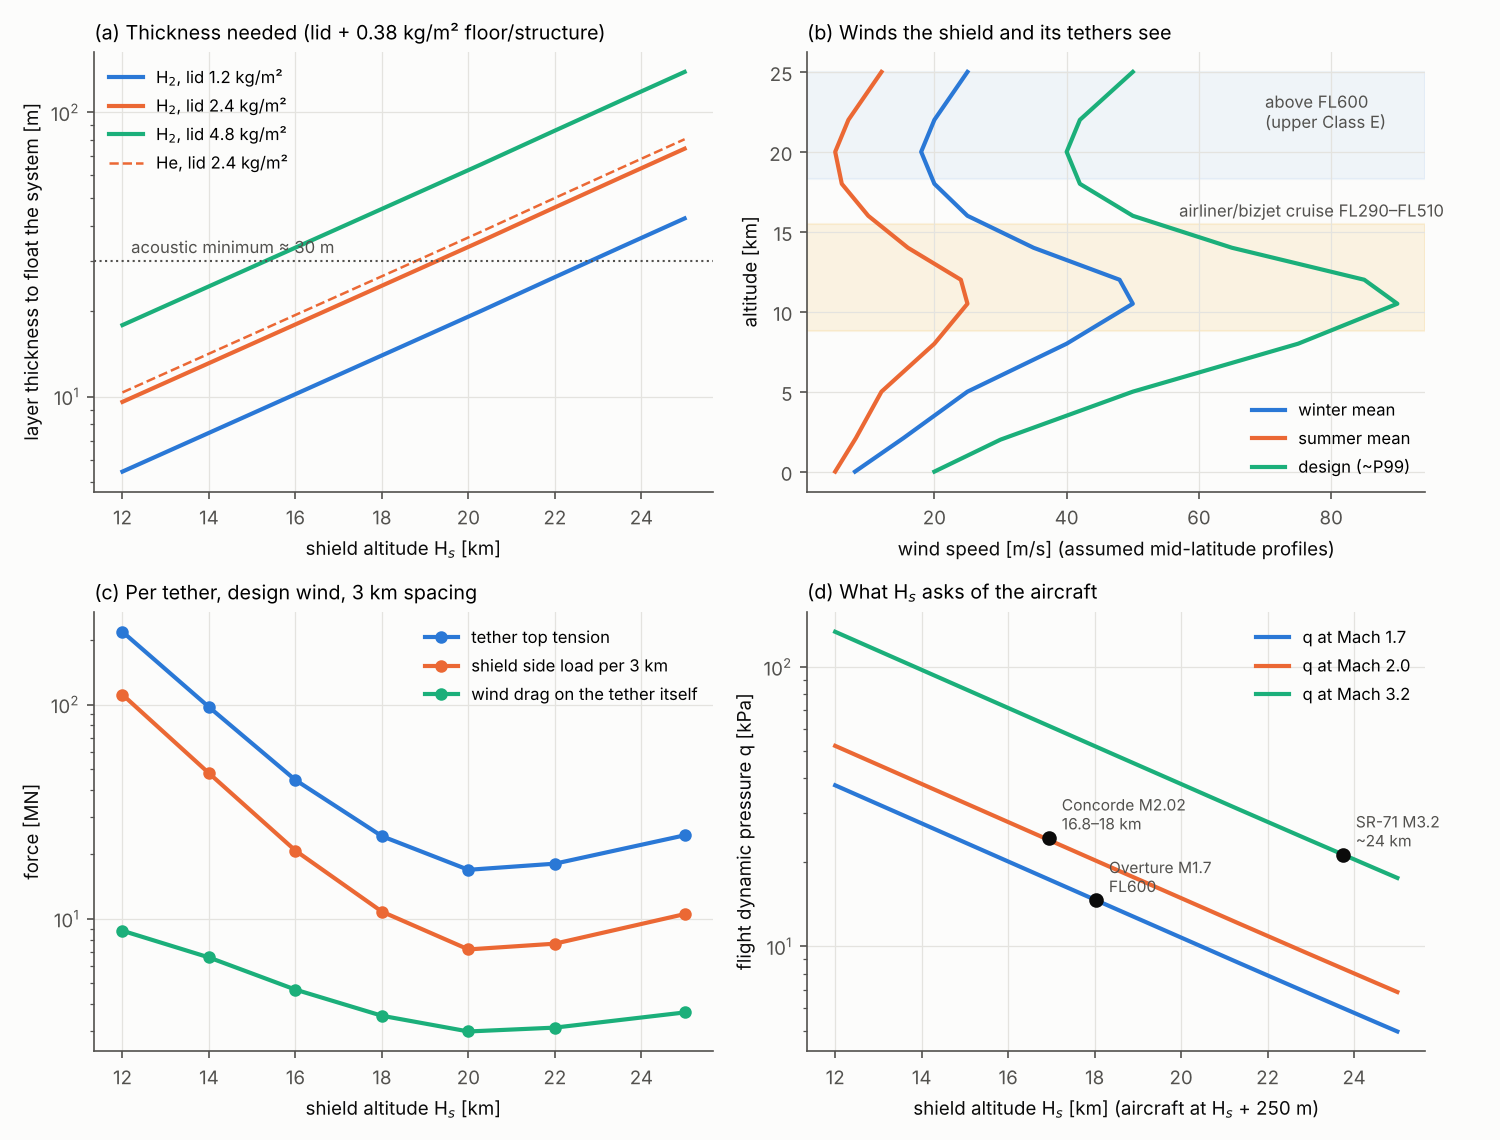

Python code for this plot:
"""BoomShield operating-altitude trade (non-acoustic side).

Screening arithmetic only (numpy + the US Std Atmosphere 1976 from boomsim).
Run:  python3 boom-shield/altitude/altitude_trade.py
Writes into boom-shield/altitude/:
  altitude_metrics.csv   one row per shield altitude H_s
  lid_thickness.csv      H2/He thickness for lid masses 1.2-4.8 kg/m^2
  wind_profiles.csv      the assumed climatological wind profiles
  altitude_trade.png     four-panel figure

Every wind number is an ASSUMED representative mid-latitude (30-45 N) profile
built from the summaries cited in altitude-trade.md; it is not an ERA5 product.
"""
from __future__ import annotations

import csv
import os
import sys

import numpy as np

HERE = os.path.dirname(os.path.abspath(__file__))
sys.path.insert(0, os.path.join(HERE, "..", "sim"))
from boomsim.atmosphere import std_atm, R_STAR, G0  # noqa: E402  (read-only import)

# ---------------------------------------------------------------- constants
M_AIR, M_H2, M_HE = 28.9644e-3, 2.016e-3, 4.0026e-3
W_SHIELD = 1000.0          # m, shield width
T_ACOUSTIC = 30.0          # m, minimum layer thickness for the acoustic mechanism
M_SYS = 2.46               # kg/m^2, baseline system mass (lift of 30 m H2 at 20 km)
H_GAP = 250.0              # m, aircraft above shield
ALTS = np.array([12, 14, 16, 18, 20, 22, 25], dtype=float)   # km
LID_MASSES = [1.2, 2.4, 3.6, 4.8]                            # kg/m^2

# ---------------------------------------------------------------- winds (ASSUMED)
Z_W = np.array([0, 2, 5, 8, 10.5, 12, 14, 16, 18, 20, 22, 25], float)  # km
U_WINTER = np.array([8, 15, 25, 40, 50, 48, 35, 25, 20, 18, 20, 25], float)
U_SUMMER = np.array([5, 8, 12, 20, 25, 24, 16, 10, 6, 5, 7, 12], float)
U_DESIGN = np.array([20, 30, 50, 75, 90, 85, 65, 50, 42, 40, 42, 50], float)  # ~P99 winter


def U(profile, z_km):
    return np.interp(z_km, Z_W, profile)


# ---------------------------------------------------------------- helpers
def atm(z_km):
    return std_atm(np.asarray(z_km, float) * 1e3)


def lift_density(z_km, M_gas, superheat=0.0):
    """Net lift per m^3 of gas [kg/m^3] at ambient p,T (gas at T+superheat)."""
    a = atm(z_km)
    rho_g = a.p * M_gas / (R_STAR * (a.T + superheat))
    return a.rho - rho_g, rho_g


def skin_cf(rho, mu, Uw, L=W_SHIELD):
    Re = rho * Uw * L / mu
    return 0.455 / np.log10(Re) ** 2.58


def mu_air(T):  # Sutherland
    return 1.458e-6 * T ** 1.5 / (T + 110.4)


def q_flight(z_km, M):
    return 0.5 * 1.4 * atm(z_km).p * M ** 2


# ---------------------------------------------------------------- tethers
SIGMA_F = 1.2e9      # Pa, UHMWPE working stress on fibre area (~3.5 GPa fibre / 3)
RHO_F = 975.0        # kg/m^3
FILL = 0.65          # fibre fill of rope cross-section
CD_TETHER = 1.2
V_OVER_H = 1.5       # vertical/horizontal tension ratio at the top (34 deg from vertical)


def tether(H_s_km, F_side_per_m, spacing=3000.0, prof=U_DESIGN):
    z = np.linspace(0.0, H_s_km, 400)
    dz = (z[1] - z[0]) * 1e3
    a = atm(z)
    qz = 0.5 * a.rho * U(prof, z) ** 2
    d = 0.08
    for _ in range(60):
        D = np.sum(qz * CD_TETHER * d) * dz           # drag, tether taken vertical (conservative)
        H_top = F_side_per_m * spacing + 0.5 * D
        L = H_s_km * 1e3 / np.cos(np.arctan(1 / V_OVER_H))
        A_f = np.sqrt(H_top ** 2 + (V_OVER_H * H_top) ** 2) / SIGMA_F
        m_t = RHO_F * A_f * L
        V_top = V_OVER_H * H_top + m_t * G0 * 0.5
        T_top = np.hypot(H_top, V_top)
        A_f = T_top / SIGMA_F
        d_new = np.sqrt(4 * A_f / (np.pi * FILL))
        if abs(d_new - d) < 1e-6:
            break
        d = d_new
    m_t = RHO_F * A_f * L
    lift_cost = (V_top + 0.5 * m_t * G0) / G0 / (spacing * W_SHIELD)   # kg/m^2 of shield
    # share of drag from the 8-13 km jet band
    jet = (z >= 8) & (z <= 13)
    jet_frac = np.sum(qz[jet]) / np.sum(qz)
    return dict(D=D, H_top=H_top, T_top=T_top, d=d, m_t=m_t, L=L,
                lift_cost=lift_cost, jet_frac=jet_frac)


# ---------------------------------------------------------------- fall time
def fall_time(z_top_km, z_bot_km, m=M_SYS, cd=1.2):
    """Time [min] for a deflated membrane of areal mass m to fall between levels."""
    if z_top_km <= z_bot_km:
        return 0.0
    z = np.linspace(z_bot_km, z_top_km, 400)
    vt = np.sqrt(2 * m * G0 / (atm(z).rho * cd))
    return np.trapezoid(1.0 / vt, z * 1e3) / 60.0


# ---------------------------------------------------------------- superheat (toy)
H_R = 0.30           # W/m^2K, linearised radiative exchange of a low-emissivity film
H_C20 = 0.60         # W/m^2K, film-air convection at 20 km (natural/forced, ~rho^(2/3))
DT20 = 20.0          # K, baseline design superheat at 20 km (structure-concept.md)


def superheat(z_km):
    rho = atm(z_km).rho
    rho20 = atm(20.0).rho
    hc = H_C20 * (rho / rho20) ** (2 / 3)
    q = DT20 * (H_C20 + H_R)
    return q / (hc + H_R)


# ---------------------------------------------------------------- carlson scaling
def boom_ratio(Ha_km, Ha_ref=20.25, p_exp=0.5):
    """Ground-overpressure ratio vs reference aircraft altitude.

    Carlson (NASA TP-1122): dp ~ K_s * sqrt(p_v p_g) * h_e^(-3/4).  Volume-dominated
    (K_s const) -> p_v^0.5; lift-dominated (K_s ~ sqrt(K_L), K_L ~ W/p_v) -> p_v^0.
    h_e approximated by geometric altitude.
    """
    pv, pr = atm(Ha_km).p, atm(Ha_ref).p
    return (pv / pr) ** p_exp * (Ha_km / Ha_ref) ** -0.75


def main():
    rows = []
    for Hs in ALTS:
        a = atm(Hs)
        dl_h2, rho_h2 = lift_density(Hs, M_H2)
        dl_he, _ = lift_density(Hs, M_HE)
        T_lift = M_SYS / dl_h2
        T_use = max(T_ACOUSTIC, T_lift)
        lift_use = dl_h2 * T_use
        surplus = lift_use - M_SYS
        h2_kg_m2 = rho_h2 * T_use
        inv_km = h2_kg_m2 * W_SHIELD * 1e3 / 1e3          # t per km
        inv_corr = inv_km * 4000 / 1e6                    # Mt for 4000 km
        dT = superheat(Hs)
        swing = dT / float(a.T)                           # fractional lift swing
        mu = mu_air(float(a.T))
        out = dict(H_s_km=Hs, T_K=float(a.T), p_Pa=float(a.p), rho=float(a.rho),
                   lift_H2_kg_m3=float(dl_h2), lift_He_kg_m3=float(dl_he),
                   T_for_246_H2_m=float(T_lift), T_used_m=float(T_use),
                   lift_at_T_used=float(lift_use), surplus_lift_kg_m2=float(surplus),
                   H2_t_per_km=float(inv_km), H2_Mt_4000km=float(inv_corr),
                   superheat_K=float(dT), lift_swing_pct=100 * float(swing),
                   lift_swing_kg_m2=float(lift_use * swing),
                   breathing_m=float(T_use * swing))
        for tag, prof in (("mean_winter", U_WINTER), ("mean_summer", U_SUMMER), ("design", U_DESIGN)):
            Uw = U(prof, Hs)
            qd = 0.5 * float(a.rho) * Uw ** 2
            cf = skin_cf(float(a.rho), mu, Uw)
            F = qd * (1.0 * T_use + 2 * W_SHIELD * cf)
            out[f"U_{tag}"] = float(Uw)
            out[f"q_{tag}_Pa"] = qd
            out[f"Fside_{tag}_kN_per_m"] = F / 1e3
            # gust lift (w' = 5 % U, thin-aerofoil 2*pi*alpha) and 1 deg attitude lift
            out[f"gustlift_{tag}_Pa"] = qd * 2 * np.pi * 0.05
        out["lid_weight_Pa"] = M_SYS * G0
        tet = tether(Hs, out["Fside_design_kN_per_m"] * 1e3)
        out.update({f"tether_{k}": float(v) for k, v in tet.items()})
        tet_mean = tether(Hs, out["Fside_mean_winter_kN_per_m"] * 1e3, prof=U_WINTER)
        out["tether_winter_D_kN"] = tet_mean["D"] / 1e3
        out["fall_min_to_FL510"] = fall_time(Hs, 15.54)
        out["fall_min_to_FL410"] = fall_time(Hs, 12.50)
        Ha = Hs + H_GAP / 1e3
        out["H_aircraft_km"] = Ha
        for M in (1.7, 2.0, 3.2):
            out[f"q_M{M}_kPa"] = float(q_flight(Ha, M)) / 1e3
        out["WS_opt_M2_Pa"] = float(q_flight(Ha, 2.0)) * 0.14
        out["near_field_dp_scale"] = float(atm(Ha).p / atm(20.25).p)
        out["boom_vol_dB"] = 20 * np.log10(boom_ratio(Ha, p_exp=0.5))
        out["boom_lift_dB"] = 20 * np.log10(boom_ratio(Ha, p_exp=0.0))
        rows.append(out)

    keys = list(rows[0].keys())
    with open(os.path.join(HERE, "altitude_metrics.csv"), "w", newline="") as f:
        w = csv.DictWriter(f, keys)
        w.writeheader()
        for r in rows:
            w.writerow({k: (f"{v:.4g}" if isinstance(v, float) else v) for k, v in r.items()})

    with open(os.path.join(HERE, "lid_thickness.csv"), "w", newline="") as f:
        w = csv.writer(f)
        w.writerow(["H_s_km"] + [f"H2_T_m_lid{m}" for m in LID_MASSES] + [f"He_T_m_lid{m}" for m in LID_MASSES])
        for Hs in ALTS:
            h2 = lift_density(Hs, M_H2)[0]
            he = lift_density(Hs, M_HE)[0]
            # lid + 0.1 floor + 0.28 structure/controls (structure-concept.md table 2)
            w.writerow([Hs] + [f"{(m + 0.38) / h2:.1f}" for m in LID_MASSES]
                       + [f"{(m + 0.38) / he:.1f}" for m in LID_MASSES])

    with open(os.path.join(HERE, "wind_profiles.csv"), "w", newline="") as f:
        w = csv.writer(f)
        w.writerow(["z_km", "U_mean_winter", "U_mean_summer", "U_design_P99"])
        for i, z in enumerate(Z_W):
            w.writerow([z, U_WINTER[i], U_SUMMER[i], U_DESIGN[i]])

    make_figure(rows)
    for r in rows:
        print(f"{r['H_s_km']:4.0f} km  T_lift {r['T_for_246_H2_m']:5.1f} m  T_used {r['T_used_m']:4.0f}  "
              f"surplus {r['surplus_lift_kg_m2']:5.2f}  H2 {r['H2_Mt_4000km']:.2f} Mt  dT {r['superheat_K']:4.1f} K "
              f"swing {r['lift_swing_pct']:4.1f}%  Fside_d {r['Fside_design_kN_per_m']:.2f} kN/m  "
              f"gust_d {r['gustlift_design_Pa']:.1f} Pa  tether D {r['tether_D']/1e3:.0f} kN  "
              f"Ttop {r['tether_T_top']/1e6:.2f} MN d {100*r['tether_d']:.1f} cm m {r['tether_m_t']/1e3:.0f} t "
              f"liftcost {r['tether_lift_cost']:.2f}  jetfrac {r['tether_jet_frac']:.2f}  "
              f"fall510 {r['fall_min_to_FL510']:.1f} min  q2 {r['q_M2.0_kPa']:.1f}  WS {r['WS_opt_M2_Pa']:.0f}  "
              f"boom +{r['boom_lift_dB']:.1f}..{r['boom_vol_dB']:.1f} dB  nf x{r['near_field_dp_scale']:.2f}")


def make_figure(rows):
    import matplotlib
    matplotlib.use("Agg")
    import matplotlib.pyplot as plt

    C = ["#2a78d6", "#eb6834", "#1baf7a", "#eda100"]
    ink, ink2, grid = "#0b0b0b", "#52514e", "#e4e3df"
    plt.rcParams.update({"font.size": 9, "axes.edgecolor": ink2, "axes.labelcolor": ink,
                         "xtick.color": ink2, "ytick.color": ink2, "axes.grid": True,
                         "grid.color": grid, "grid.linewidth": 0.6,
                         "axes.spines.top": False, "axes.spines.right": False,
                         "figure.facecolor": "#fcfcfb", "axes.facecolor": "#fcfcfb"})
    fig, ax = plt.subplots(2, 2, figsize=(10, 7.6))
    H = np.array([r["H_s_km"] for r in rows])
    Hf = np.linspace(12, 25, 131)

    # (a) thickness for lid masses
    a = ax[0, 0]
    for i, m in enumerate([1.2, 2.4, 4.8]):
        h2 = np.array([(m + 0.38) / lift_density(z, M_H2)[0] for z in Hf])
        a.plot(Hf, h2, color=C[i], lw=2, label=f"H$_2$, lid {m} kg/m²")
    he = np.array([(2.4 + 0.38) / lift_density(z, M_HE)[0] for z in Hf])
    a.plot(Hf, he, color=C[1], lw=1.2, ls="--", label="He, lid 2.4 kg/m²")
    a.axhline(30, color=ink2, lw=1, ls=":")
    a.text(12.2, 32, "acoustic minimum ≈ 30 m", color=ink2, fontsize=8)
    a.set_yscale("log")
    a.set_xlabel("shield altitude H$_s$ [km]")
    a.set_ylabel("layer thickness to float the system [m]")
    a.set_title("(a) Thickness needed (lid + 0.38 kg/m² floor/structure)", loc="left", fontsize=9.5)
    a.legend(frameon=False, fontsize=8)

    # (b) wind profiles + rho U^2
    b = ax[0, 1]
    zf = np.linspace(0, 25, 251)
    for i, (lab, prof) in enumerate((("winter mean", U_WINTER), ("summer mean", U_SUMMER),
                                     ("design (~P99)", U_DESIGN))):
        b.plot(U(prof, zf), zf, color=C[i], lw=2, label=lab)
    b.axhspan(18.29, 25, color=C[0], alpha=0.06)
    b.text(70, 21.5, "above FL600\n(upper Class E)", color=ink2, fontsize=8)
    b.axhspan(8.8, 15.5, color=C[3], alpha=0.10)
    b.text(57, 15.7, "airliner/bizjet cruise FL290–FL510", color=ink2, fontsize=8, va="bottom")
    b.set_xlabel("wind speed [m/s] (assumed mid-latitude profiles)")
    b.set_ylabel("altitude [km]")
    b.set_title("(b) Winds the shield and its tethers see", loc="left", fontsize=9.5)
    b.legend(frameon=False, fontsize=8, loc="lower right")

    # (c) tether drag & mass, shield side load (design wind, 3 km spacing)
    c = ax[1, 0]
    D = np.array([r["tether_D"] for r in rows]) / 1e6
    Fs = np.array([r["Fside_design_kN_per_m"] for r in rows]) * 3000 / 1e3
    Tt = np.array([r["tether_T_top"] for r in rows]) / 1e6
    c.plot(H, Tt, "-o", color=C[0], lw=2, ms=5, label="tether top tension")
    c.plot(H, Fs, "-o", color=C[1], lw=2, ms=5, label="shield side load per 3 km")
    c.plot(H, D, "-o", color=C[2], lw=2, ms=5, label="wind drag on the tether itself")
    c.set_yscale("log")
    c.set_xlabel("shield altitude H$_s$ [km]")
    c.set_ylabel("force [MN]")
    c.set_title("(c) Per tether, design wind, 3 km spacing", loc="left", fontsize=9.5)
    c.legend(frameon=False, fontsize=8)

    # (d) aircraft side
    d = ax[1, 1]
    for i, M in enumerate((1.7, 2.0, 3.2)):
        d.plot(Hf, [q_flight(z + 0.25, M) / 1e3 for z in Hf], color=C[i], lw=2, label=f"q at Mach {M}")
    pts = [("Concorde M2.02\n16.8–18 km", 17.2, q_flight(17.2, 2.02) / 1e3),
           ("Overture M1.7\nFL600", 18.29, q_flight(18.29, 1.7) / 1e3),
           ("SR-71 M3.2\n~24 km", 24.0, q_flight(24.0, 3.2) / 1e3)]
    for lab, z, q in pts:
        d.plot([z - 0.25], [q], "o", color=ink, ms=6)
        d.annotate(lab, (z - 0.25, q), xytext=(6, 4), textcoords="offset points", fontsize=7.5, color=ink2)
    d.set_yscale("log")
    d.set_xlabel("shield altitude H$_s$ [km] (aircraft at H$_s$ + 250 m)")
    d.set_ylabel("flight dynamic pressure q [kPa]")
    d.set_title("(d) What H$_s$ asks of the aircraft", loc="left", fontsize=9.5)
    d.legend(frameon=False, fontsize=8, loc="upper right")

    fig.tight_layout()
    fig.savefig(os.path.join(HERE, "altitude_trade.png"), dpi=150)


if __name__ == "__main__":
    main()
